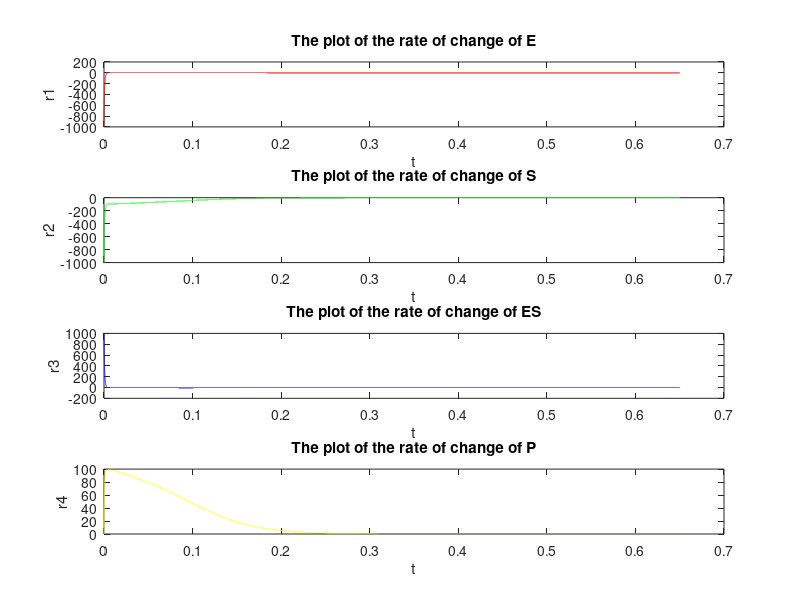
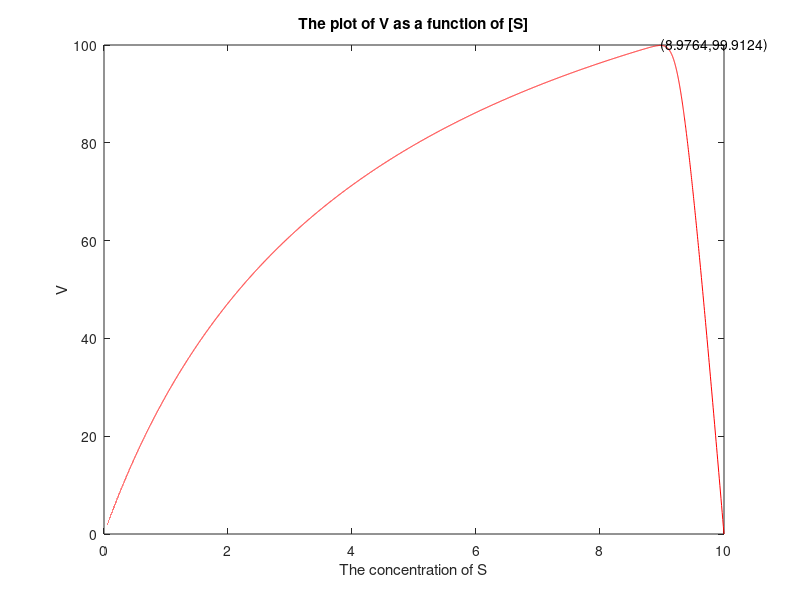

Write the MATLAB code that produced these figures, in order.
clear;
clc;
close all;

%%The rate constants
k1 = 100;      
k2 = 300;
k3 = 150;

%Parameter setting
h = 1e-5;               %step size
t = 0:h:1;              %the vector for the argument t

N = length(t);
a = ones(1,N);          %the concentration of E
b = ones(1,N);          %the concentration of S
c = ones(1,N);          %the concentration of ES
b(1,1) = 10;
c(1,1) = 0;

r = zeros(N,4);         %the matrix to store the rate of change 

%%The fourth-order Runge-Kutta iteration
for i=2:N
    t_n=t(i-1);
    a_n=a(i-1);
    b_n=b(i-1);
    c_n=c(i-1);

    ka1=-k1*a_n*b_n+k2*c_n+k3*c_n;
    kb1=-k1*a_n*b_n+k2*c_n;
    kc1=k1*a_n*b_n-k2*c_n-k3*c_n;
    kd1=k3*c_n;

    ka2=(-k1*(a_n+ka1*h/2)*(b_n+kb1*h/2))+(k2*(c_n+kc1*h/2))+(k3*(c_n+kc1*h/2));
    kb2=(-k1*(a_n+ka1*h/2)*(b_n+kb1*h/2))+(k2*(c_n+kc1*h/2));
    kc2=(k1*(a_n+ka1*h/2)*(b_n+kb1*h/2))+(-k2*(c_n+kc1*h/2))+(-k3*(c_n+kc1*h/2));
    kd2=k3*(c_n+kc1*h/2);

    ka3=(-k1*(a_n+ka2*h/2)*(b_n+kb2*h/2))+(k2*(c_n+kc2*h/2))+(k3*(c_n+kc2*h/2));
    kb3=(-k1*(a_n+ka2*h/2)*(b_n+kb2*h/2))+(k2*(c_n+kc2*h/2));
    kc3=(k1*(a_n+ka2*h/2)*(b_n+kb2*h/2))+(-k2*(c_n+kc2*h/2))+(-k3*(c_n+kc2*h/2));
    kd3=k3*(c_n+kc2*h/2);
    
    ka4=(-k1*(a_n+ka3*h)*(b_n+kb3*h))+(k2*(c_n+kc3*h))+(k3*(c_n+kc3*h));
    kb4=(-k1*(a_n+ka3*h)*(b_n+kb3*h))+(k2*(c_n+kc3*h));
    kc4=(k1*(a_n+ka3*h)*(b_n+kb3*h))+(-k2*(c_n+kc3*h))+(-k3*(c_n+kc3*h));
    kd4=k3*(c_n+kc3*h);
    
    a(i)=a_n+h/6*(ka1+2*ka2+2*ka3+ka4);
    b(i)=b_n+h/6*(kb1+2*kb2+2*kb3+kb4);
    c(i)=c_n+h/6*(kc1+2*kc2+2*kc3+kc4);  
    r(i-1,:)=[ka1,kb1,kc1,kd1];
end


%%Plot
% figure
% hold on;
% subplot(311);
% plot(t,a,'r');
% xlabel('t');
% ylabel('[E]');
% subplot(312);
% plot(t,b,'g');
% xlabel('t');
% ylabel('[S]');
% subplot(313);
% plot(t,c,'b');
% xlabel('t');
% ylabel('[ES]');
% hold off;

figure
hold on;
subplot(411);
plot(t(1:65000),r(1:65000,1),'r');
xlabel('t');
ylabel('r1');
title('The plot of the rate of change of E');
subplot(412);
plot(t(1:65000),r(1:65000,2),'g');
xlabel('t');
ylabel('r2');
title('The plot of the rate of change of S');
subplot(413);
plot(t(1:65000),r(1:65000,3),'b');
xlabel('t');
ylabel('r3');
title('The plot of the rate of change of ES');
subplot(414);
plot(t(1:65000),r(1:65000,4),'y');
xlabel('t');
ylabel('r4');
title('The plot of the rate of change of P');
hold off;


Vm = max(r(:,4));           %Find the greatest Vm
index = find(r(:,4)==Vm);
CS = b(index);

% Plot V as a function of the concentration of S
figure
plot(b,r(:,4),'r');
xlabel('The concentration of S');
ylabel('V');
text(CS,Vm,'(8.9764,99.9124)');
title('The plot of V as a function of [S]');






